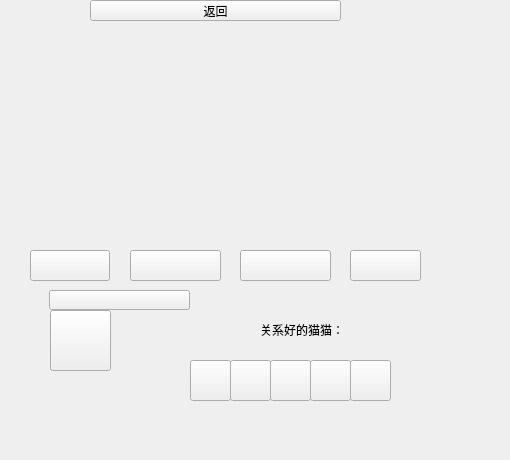
<?xml version="1.0" encoding="UTF-8"?>
<ui version="4.0">
 <class>Catinfo</class>
 <widget class="QWidget" name="Catinfo">
  <property name="geometry">
   <rect>
    <x>0</x>
    <y>0</y>
    <width>510</width>
    <height>460</height>
   </rect>
  </property>
  <property name="windowTitle">
   <string>Form</string>
  </property>
  <widget class="QPushButton" name="pushButton">
   <property name="geometry">
    <rect>
     <x>90</x>
     <y>0</y>
     <width>251</width>
     <height>21</height>
    </rect>
   </property>
   <property name="text">
    <string>返回</string>
   </property>
   <property name="iconSize">
    <size>
     <width>450</width>
     <height>420</height>
    </size>
   </property>
  </widget>
  <widget class="QLabel" name="back">
   <property name="geometry">
    <rect>
     <x>0</x>
     <y>0</y>
     <width>510</width>
     <height>460</height>
    </rect>
   </property>
   <property name="text">
    <string/>
   </property>
   <property name="pixmap">
    <pixmap resource="1Cat.qrc">:/background.jpg</pixmap>
   </property>
   <property name="scaledContents">
    <bool>true</bool>
   </property>
  </widget>
  <widget class="QPushButton" name="name">
   <property name="geometry">
    <rect>
     <x>30</x>
     <y>250</y>
     <width>80</width>
     <height>31</height>
    </rect>
   </property>
   <property name="text">
    <string/>
   </property>
  </widget>
  <widget class="QPushButton" name="appearance">
   <property name="geometry">
    <rect>
     <x>240</x>
     <y>250</y>
     <width>91</width>
     <height>31</height>
    </rect>
   </property>
   <property name="text">
    <string/>
   </property>
  </widget>
  <widget class="QPushButton" name="gender">
   <property name="geometry">
    <rect>
     <x>350</x>
     <y>250</y>
     <width>71</width>
     <height>31</height>
    </rect>
   </property>
   <property name="text">
    <string/>
   </property>
  </widget>
  <widget class="QPushButton" name="nature">
   <property name="geometry">
    <rect>
     <x>49</x>
     <y>290</y>
     <width>141</width>
     <height>20</height>
    </rect>
   </property>
   <property name="text">
    <string/>
   </property>
  </widget>
  <widget class="QPushButton" name="nature_pic">
   <property name="geometry">
    <rect>
     <x>50</x>
     <y>310</y>
     <width>61</width>
     <height>61</height>
    </rect>
   </property>
   <property name="text">
    <string/>
   </property>
  </widget>
  <widget class="QPushButton" name="add">
   <property name="geometry">
    <rect>
     <x>130</x>
     <y>250</y>
     <width>91</width>
     <height>31</height>
    </rect>
   </property>
   <property name="text">
    <string/>
   </property>
  </widget>
  <widget class="QLabel" name="label">
   <property name="geometry">
    <rect>
     <x>260</x>
     <y>320</y>
     <width>81</width>
     <height>20</height>
    </rect>
   </property>
   <property name="text">
    <string>关系好的猫猫：</string>
   </property>
  </widget>
  <widget class="QPushButton" name="friend1">
   <property name="geometry">
    <rect>
     <x>190</x>
     <y>360</y>
     <width>41</width>
     <height>41</height>
    </rect>
   </property>
   <property name="text">
    <string/>
   </property>
  </widget>
  <widget class="QPushButton" name="friend2">
   <property name="geometry">
    <rect>
     <x>230</x>
     <y>360</y>
     <width>41</width>
     <height>41</height>
    </rect>
   </property>
   <property name="text">
    <string/>
   </property>
  </widget>
  <widget class="QPushButton" name="friend3">
   <property name="geometry">
    <rect>
     <x>270</x>
     <y>360</y>
     <width>41</width>
     <height>41</height>
    </rect>
   </property>
   <property name="text">
    <string/>
   </property>
  </widget>
  <widget class="QPushButton" name="friend4">
   <property name="geometry">
    <rect>
     <x>310</x>
     <y>360</y>
     <width>41</width>
     <height>41</height>
    </rect>
   </property>
   <property name="text">
    <string/>
   </property>
  </widget>
  <widget class="QPushButton" name="friend5">
   <property name="geometry">
    <rect>
     <x>350</x>
     <y>360</y>
     <width>41</width>
     <height>41</height>
    </rect>
   </property>
   <property name="text">
    <string/>
   </property>
  </widget>
 </widget>
 <resources>
  <include location="1Cat.qrc"/>
 </resources>
 <connections/>
</ui>
